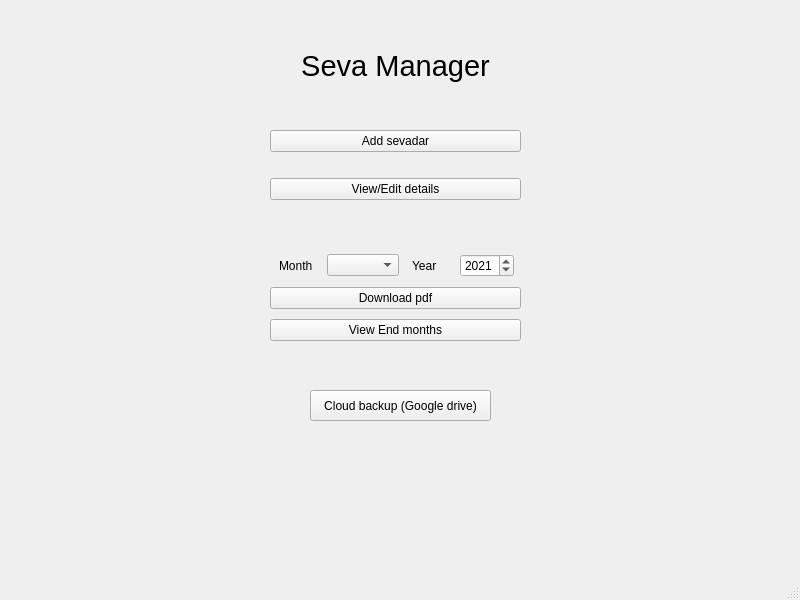
<?xml version="1.0" encoding="UTF-8"?>
<ui version="4.0">
 <class>MainWindow</class>
 <widget class="QMainWindow" name="MainWindow">
  <property name="enabled">
   <bool>true</bool>
  </property>
  <property name="geometry">
   <rect>
    <x>0</x>
    <y>0</y>
    <width>800</width>
    <height>600</height>
   </rect>
  </property>
  <property name="windowTitle">
   <string>MainWindow</string>
  </property>
  <property name="documentMode">
   <bool>false</bool>
  </property>
  <widget class="QWidget" name="centralwidget">
   <widget class="QWidget" name="verticalLayoutWidget">
    <property name="geometry">
     <rect>
      <x>270</x>
      <y>110</y>
      <width>251</width>
      <height>111</height>
     </rect>
    </property>
    <layout class="QVBoxLayout" name="verticalLayout" stretch="0,0">
     <item>
      <widget class="QPushButton" name="add_sevadar_button">
       <property name="text">
        <string>Add sevadar</string>
       </property>
      </widget>
     </item>
     <item>
      <widget class="QPushButton" name="display_button">
       <property name="text">
        <string>View/Edit details</string>
       </property>
      </widget>
     </item>
    </layout>
   </widget>
   <widget class="QWidget" name="horizontalLayoutWidget">
    <property name="geometry">
     <rect>
      <x>270</x>
      <y>250</y>
      <width>251</width>
      <height>96</height>
     </rect>
    </property>
    <layout class="QVBoxLayout" name="verticalLayout_2">
     <item>
      <layout class="QHBoxLayout" name="horizontalLayout">
       <property name="spacing">
        <number>13</number>
       </property>
       <property name="leftMargin">
        <number>9</number>
       </property>
       <property name="rightMargin">
        <number>7</number>
       </property>
       <item>
        <widget class="QLabel" name="month_label">
         <property name="text">
          <string>Month</string>
         </property>
        </widget>
       </item>
       <item>
        <widget class="QComboBox" name="month_comboBox">
         <property name="editable">
          <bool>false</bool>
         </property>
         <property name="maxVisibleItems">
          <number>12</number>
         </property>
         <property name="iconSize">
          <size>
           <width>20</width>
           <height>20</height>
          </size>
         </property>
        </widget>
       </item>
       <item>
        <widget class="QLabel" name="year_label">
         <property name="text">
          <string>Year</string>
         </property>
        </widget>
       </item>
       <item>
        <widget class="QSpinBox" name="year_spinBox">
         <property name="minimum">
          <number>2000</number>
         </property>
         <property name="maximum">
          <number>9999</number>
         </property>
         <property name="value">
          <number>2021</number>
         </property>
         <property name="displayIntegerBase">
          <number>10</number>
         </property>
        </widget>
       </item>
      </layout>
     </item>
     <item>
      <widget class="QPushButton" name="download_button">
       <property name="text">
        <string>Download pdf</string>
       </property>
      </widget>
     </item>
     <item>
      <widget class="QPushButton" name="view_end_button">
       <property name="text">
        <string>View End months</string>
       </property>
      </widget>
     </item>
    </layout>
   </widget>
   <widget class="QLabel" name="label">
    <property name="geometry">
     <rect>
      <x>270</x>
      <y>30</y>
      <width>251</width>
      <height>71</height>
     </rect>
    </property>
    <property name="font">
     <font>
      <pointsize>22</pointsize>
     </font>
    </property>
    <property name="text">
     <string>Seva Manager</string>
    </property>
    <property name="alignment">
     <set>Qt::AlignCenter</set>
    </property>
   </widget>
   <widget class="QPushButton" name="cloud_backup_button">
    <property name="geometry">
     <rect>
      <x>310</x>
      <y>390</y>
      <width>181</width>
      <height>31</height>
     </rect>
    </property>
    <property name="text">
     <string>Cloud backup (Google drive)</string>
    </property>
   </widget>
  </widget>
  <widget class="QMenuBar" name="menubar">
   <property name="geometry">
    <rect>
     <x>0</x>
     <y>0</y>
     <width>800</width>
     <height>26</height>
    </rect>
   </property>
  </widget>
  <widget class="QStatusBar" name="statusbar"/>
 </widget>
 <resources/>
 <connections/>
</ui>
